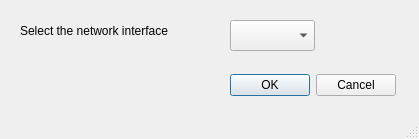
<?xml version="1.0" encoding="UTF-8"?>
<ui version="4.0">
 <class>selectInterfaceWindow</class>
 <widget class="QMainWindow" name="selectInterfaceWindow">
  <property name="geometry">
   <rect>
    <x>0</x>
    <y>0</y>
    <width>419</width>
    <height>139</height>
   </rect>
  </property>
  <property name="windowTitle">
   <string>Select Interface</string>
  </property>
  <widget class="QWidget" name="centralwidget">
   <widget class="QLabel" name="selectInterfaceLabel">
    <property name="geometry">
     <rect>
      <x>20</x>
      <y>20</y>
      <width>191</width>
      <height>21</height>
     </rect>
    </property>
    <property name="text">
     <string>Select the network interface</string>
    </property>
   </widget>
   <widget class="QDialogButtonBox" name="selectInterfaceValid">
    <property name="geometry">
     <rect>
      <x>220</x>
      <y>70</y>
      <width>176</width>
      <height>31</height>
     </rect>
    </property>
    <property name="standardButtons">
     <set>QDialogButtonBox::Cancel|QDialogButtonBox::Ok</set>
    </property>
   </widget>
   <widget class="QComboBox" name="selectInterfaceChoice">
    <property name="geometry">
     <rect>
      <x>230</x>
      <y>20</y>
      <width>85</width>
      <height>31</height>
     </rect>
    </property>
   </widget>
  </widget>
  <widget class="QStatusBar" name="statusbar"/>
  <action name="actionNew_capture">
   <property name="text">
    <string>New capture</string>
   </property>
  </action>
  <action name="actionQuit">
   <property name="text">
    <string>Quit</string>
   </property>
  </action>
 </widget>
 <resources/>
 <connections/>
</ui>
